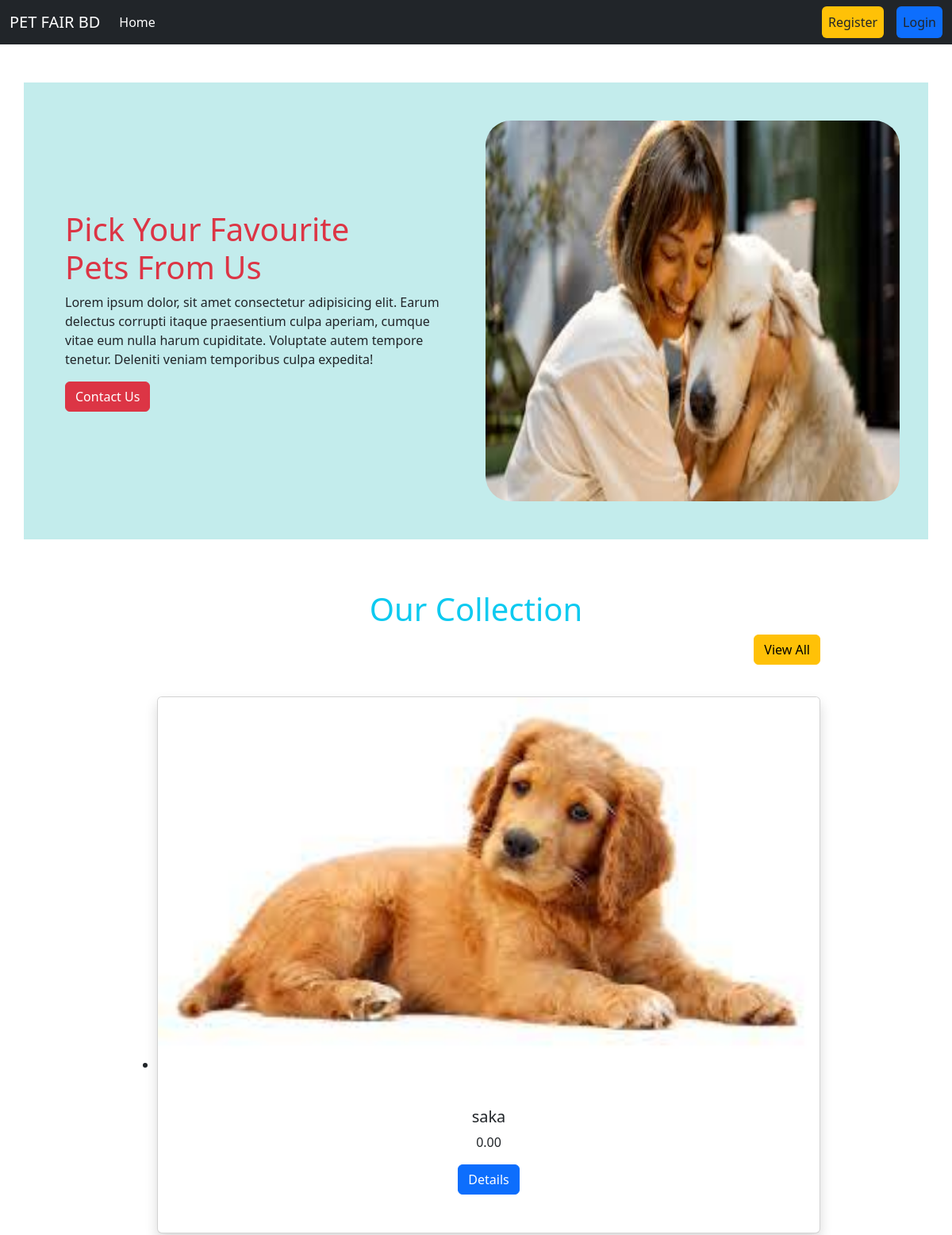
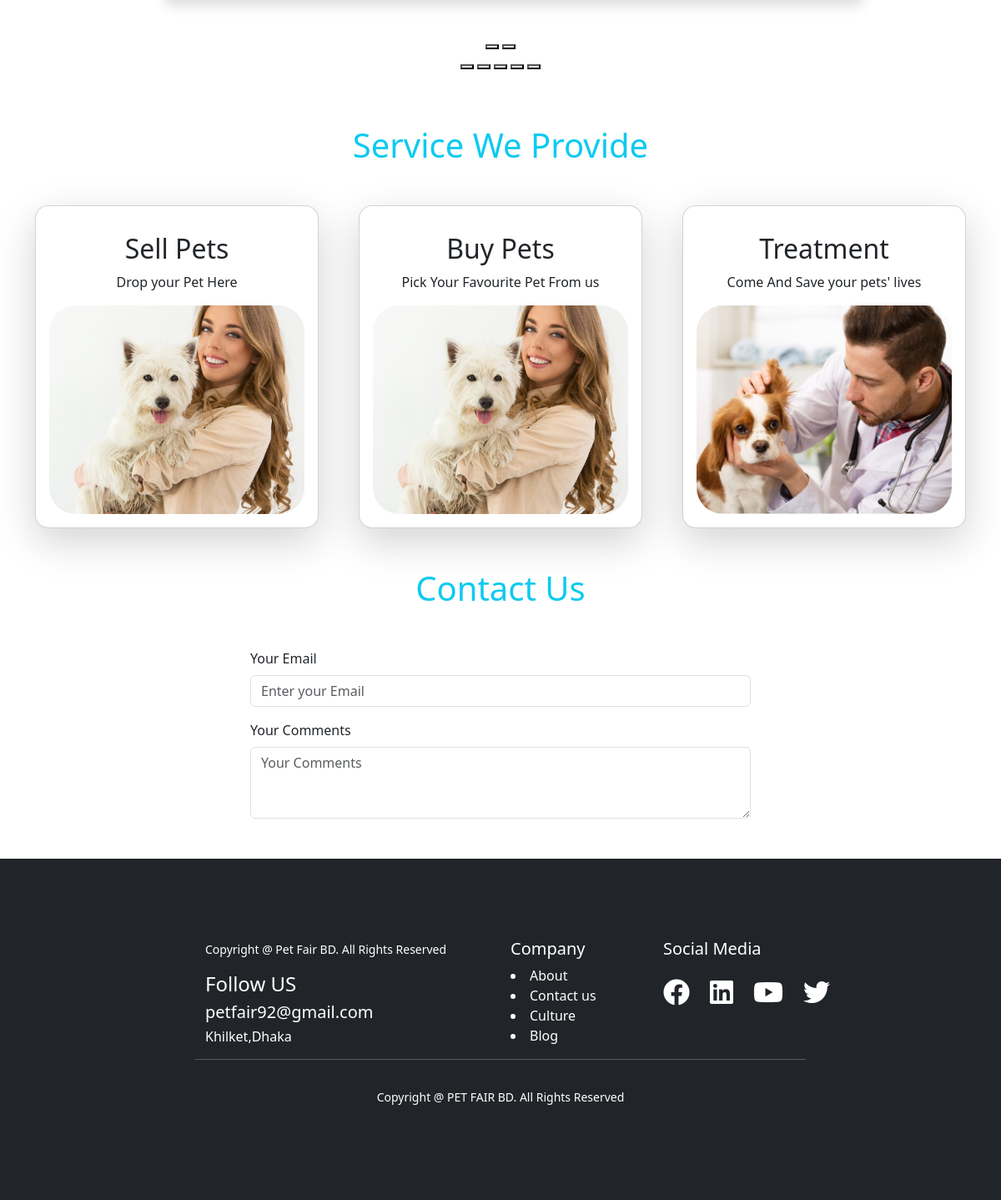
The page / on the database its author committed (2 pictures, top to bottom).
### pet/models.py (models this page shows, shortened)
class Pet(models.Model):
    name=models.CharField(max_length=50)
    user=models.ForeignKey(User,on_delete=models.CASCADE,null=True,blank=True)
    description=models.TextField()
    category=models.ManyToManyField(Category,related_name='pets')
    price = models.DecimalField(decimal_places=2,max_digits=12,default=0)
    image = models.ImageField(upload_to='pet/images',null=True,blank=True)
    availability=models.BooleanField(default=True)

### pet_fair_bd/views.py (the view)
# urls.py: 2. Add a URL to urlpatterns:  path('', views.home, name='home')
def home(request):
    data = Pet.objects.all()
    return render(request, 'home.html', {'data': data})

### core/templates/home.html (shortened to what this page needs)
{% extends "base.html" %}
{% load static %}
{% block content %}
<div class="container d-flex justify-content-center align-items-center h-100 p-5 mt-5 gap-4" style="height: 100vh; background-color: rgb(195, 236, 236);">
    <div class="banner-left col-md-6 p-3">
        <h1 class="text-danger">Pick Your Favourite <br> Pets From Us</h1>
        <p>Lorem ipsum dolor, sit amet consectetur adipisicing elit. Earum delectus corrupti itaque praesentium culpa aperiam, cumque vitae eum nulla harum cupiditate. Voluptate autem tempore tenetur. Deleniti veniam temporibus culpa expedita!</p>
        <button class="btn btn-danger">Contact Us</button>
    </div>
    <div class="banner-right col-md-6">
        <img class="img-fluid w-100 rounded-5" src="{% static "img/banner1.jpg" %}" style="height: 60vh;" alt="">
    </div>
</div>
<div class="service-container text-center  p-3 mt-5 w-75 m-auto">
        <h1 class="title text-info">Our Collection</h1>
        <p class="text-end">
          <a class="btn btn-warning" href="{% url 'all_pets' %}">View All</a>
        </p>
        <div
          class="swiffy-slider slider-item-show2 slider-item-reveal slider-nav-outside slider-nav-round slider-nav-visible slider-indicators-outside slider-indicators-round slider-indicators-dark slider-nav-animation slider-nav-animation-fadein slider-item-first-visible"
        >
          <ul id="service-container" class="slider-container py-4">
            {% for i in data %}
              <li>
                <div class="card shadow h-100">
                <div class="ratio ratio-16x9">
                    <img src="{{i.image.url}}" class="card-img-top" loading="lazy" alt="...">
                </div>
                <div class="card-body  p-3 p-xl-5">
                    <h3 class="card-title h5">{{i.name}}</h3>
                    <p class="card-text">{{i.price}}</p>
                    <a href="#" class="btn btn-primary">Details</a>
                </div>
            </div>
            </li>
            {% endfor %}
          </ul>
          <button
            type="button"
            class="slider-nav"
            aria-label="Go left"
          ></button>
          <button
            type="button"
            class="slider-nav slider-nav-next"
            aria-label="Go left"
          ></button>
          <div class="slider-indicators">
            <button class="active" aria-label="Go to slide"></button>
            <button aria-label="Go to slide"></button>
            <button aria-label="Go to slide"></button>
            <button aria-label="Go to slide"></button>
            <button aria-label="Go to slide"></button>
          </div>
        </div>
      </div>
<div class="container service my-5">
    <h1 class="text-center mb-5 text-info">Service We Provide</h1>
    <div class="row row-cols-1 row-cols-md-3 g-5">
  <div class="col">
    <div class="card shadow-lg p-3 rounded-4">
      <div class="card-body">
        <h2 class="card-title text-center">Sell Pets</h2>
        <p class="card-text text-center">Drop your Pet Here</p>
      </div>
      <img src="{% static "img/service2.jpg" %}" class="card-img-top img-fluid rounded-5 w-100" alt="..." style="object-fit: cover; height: 250px;">
    </div>
  </div>
  <div class="col">
    <div class="card shadow-lg p-3 rounded-4">
      <div class="card-body">
        <h2 class="card-title text-center">Buy Pets</h2>
        <p class="card-text text-center">Pick Your Favourite Pet From us</p>
      </div>
      <img src="{% static "img/service2.jpg" %}" class="card-img-top img-fluid rounded-5" alt="..." style="object-fit: cover; height: 250px;">
    </div>
  </div>
  <div class="col">
    <div class="card shadow-lg p-3 rounded-4">
      <div class="card-body">
        <h2 class="card-title text-center">Treatment</h2>
        <p class="card-text text-center">Come And Save your pets' lives</p>
      </div>
      <img src="{% static "img/service1.jpg" %}" class="card-img-top img-fluid rounded-5" alt="..." style="object-fit: cover; height: 250px;">
    </div>
  </div>
</div>
</div>
<div class="contact-container my-5">
    <h1 class="text-center my-5 text-info">Contact Us</h1>
    <div class="w-50 mx-auto">
    <div class="mb-3">
  <label for="exampleFormControlInput1" class="form-label">Your Email</label>
  <input type="email" class="form-control" id="exampleFormControlInput1" placeholder="Enter your Email">
</div>
<div class="mb-3">
  <label for="exampleFormControlTextarea1" class="form-label">Your Comments</label>
  <textarea class="form-control" id="exampleFormControlTextarea1" rows="3" placeholder="Your Comments"></textarea>
</div>
</div>
</div>
{% endblock content %}

### rows shown on the page
Pet: image (picture), name "saka", price "0.00"
